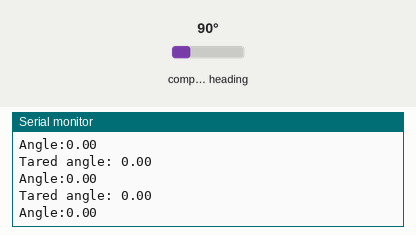
Recording of a sketch running on a simulated Arduino Uno, built with avr-gcc and run on an emulated ATmega328P. Shown: the last lines printed to the serial monitor. Wiring (inferred from the names in the program): AS5600 angle sensor at I2C address 0x36. The inputs (shaded band) are chosen by the test bench; at power-on: compass heading 90°.

Above: at 2.2 s.
2.3 s: compass heading set to 7°
At 2.93 s:
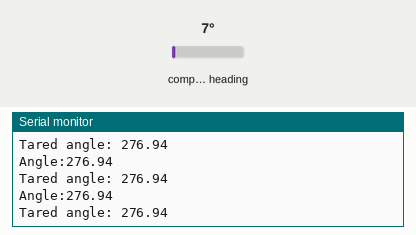
3.8 s: compass heading set to 180°
At 3.85 s:
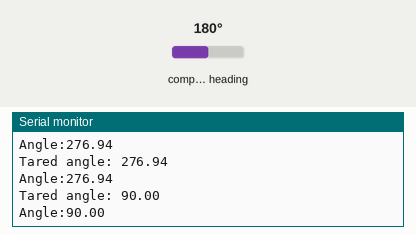
Timing chart, 0 to 6.8 s (numbered marks = the images above; inputs shaded):
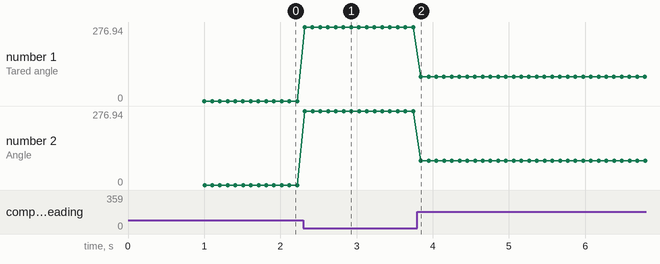

Measured:
- after the input at 2.3 s, the serial monitor: prints a new line at once (image 1)
- after the input at 3.8 s, the serial monitor: prints a new line at once (image 2)
- plotted number 1: 0 → 276.94 after the input at 2.3 s
- plotted number 2: 0 → 276.94 after the input at 2.3 s

The sketch:

working_HE_sensor_reading.ino
```cpp
/***************************************************************************
  AS5600_simple.ino
  Modified by ChatGPT

  This code reads the angle from the AS5600 magnetic encoder and prints the tared angle.
***************************************************************************/

// ----- Libraries
#include <Wire.h>  // This is for I2C

// ----- AS5600 Magnetic sensor
int magnetStatus = 0;  // value of the status register (MD, ML, MH)

int lowbyte;  // raw angle bits[7:0]
word highbyte;  // raw angle bits[11:8]
int rawAngle;  // final raw angle bits[11:0]
float degAngle;  // raw angle in degrees (360/4096 * [value between 0-4095])

float startAngle = 0;  // starting angle
float taredAngle = 0;  // tared angle - based on the startup value

// ----------------
// setup()
// ----------------
void setup() {
  Serial.begin(115200);  // start serial
  Wire.begin();  // start I2C
  Wire.setClock(400000L);  // fast clock

  // ----- flush the buffers
  Serial.flush();  // clear TX buffer
  while (Serial.available()) Serial.read();  // clear RX buffer

  Serial.println("Initializing...");

  checkMagnetPresence();  // check the magnet (blocks until magnet is found)

  Serial.println("Calibrating");

  readRawAngle();  // make initial reading so the degAngle gets updated
  startAngle = degAngle;  // update startAngle with degAngle - for taring

  Serial.print("Start angle: ");
  Serial.println(startAngle);
}

// ----------------
// loop()
// ----------------
void loop() {
  display_angle();  // display the current tared angle
  delay(100);  // delay for readability
}

// ==========================================================================
// display_angle()
// ==========================================================================
void display_angle() {
  readRawAngle();  // ask the value from the sensor
  tareAngle();  // tare the value

  Serial.print("Tared angle: ");
  Serial.println(taredAngle);

  Serial.print("Angle:");
  Serial.println(taredAngle);
}

// ----------------
// readRawAngle()
// ----------------
void readRawAngle() {
  //----- read low-order bits 7:0
  Wire.beginTransmission(0x36);  // connect to the sensor
  Wire.write(0x0D);  // register map: Raw angle (7:0)
  Wire.endTransmission();  // end transmission
  Wire.requestFrom(0x36, 1);  // request from the sensor
  while (Wire.available() == 0);  // wait until it becomes available
  lowbyte = Wire.read();  // Reading the data after the request

  // ----- read high-order bits 11:8
  Wire.beginTransmission(0x36);
  Wire.write(0x0C);  // register map: Raw angle (11:8)
  Wire.endTransmission();
  Wire.requestFrom(0x36, 1);
  while (Wire.available() == 0);
  highbyte = Wire.read();

  // ----- combine bytes
  highbyte = highbyte << 8;  // shift highbyte to left
  rawAngle = highbyte | lowbyte;  // combine bytes to get 12-bit value 11:0
  degAngle = rawAngle * 0.087890625;  // 360/4096 = 0.087890625
}

// ----------------
// tareAngle()
// ----------------
void tareAngle() {
  // ----- recalculate angle
  taredAngle = degAngle - startAngle;  // this tares the position

  if (taredAngle < 0) {  // if the calculated angle is negative, we need to "normalize" it
    taredAngle = taredAngle + 360;  // correction for negative numbers (i.e. -15 becomes +345)
  }
}

// ----------------------
// checkMagnetPresence()
// ----------------------
void checkMagnetPresence() {
  // Status register output: 0 0 MD ML MH 0 0 0
  // MH: Too strong magnet - 100111 - DEC: 39
  // ML: Too weak magnet - 10111 - DEC: 23
  // MD: OK magnet - 110111 - DEC: 55

  // ---- Check MD status bit (magnet detected)
  while ((magnetStatus & B00100000) != 32) {  // locks MCU until magnet correctly positioned
    magnetStatus = 0;  // reset reading

    Wire.beginTransmission(0x36);  // connect to the sensor
    Wire.write(0x0B);  // register map: Status: MD ML MH
    Wire.endTransmission();  // end transmission
    Wire.requestFrom(0x36, 1);  // request from the sensor
    while (Wire.available() == 0);  // wait until it becomes available
    magnetStatus = Wire.read();  // Reading the data after the request
    Serial.print("Magnet Status: ");
    Serial.println(magnetStatus, BIN);
    Serial.println(" ");
  }
  delay(1000);
}
```
